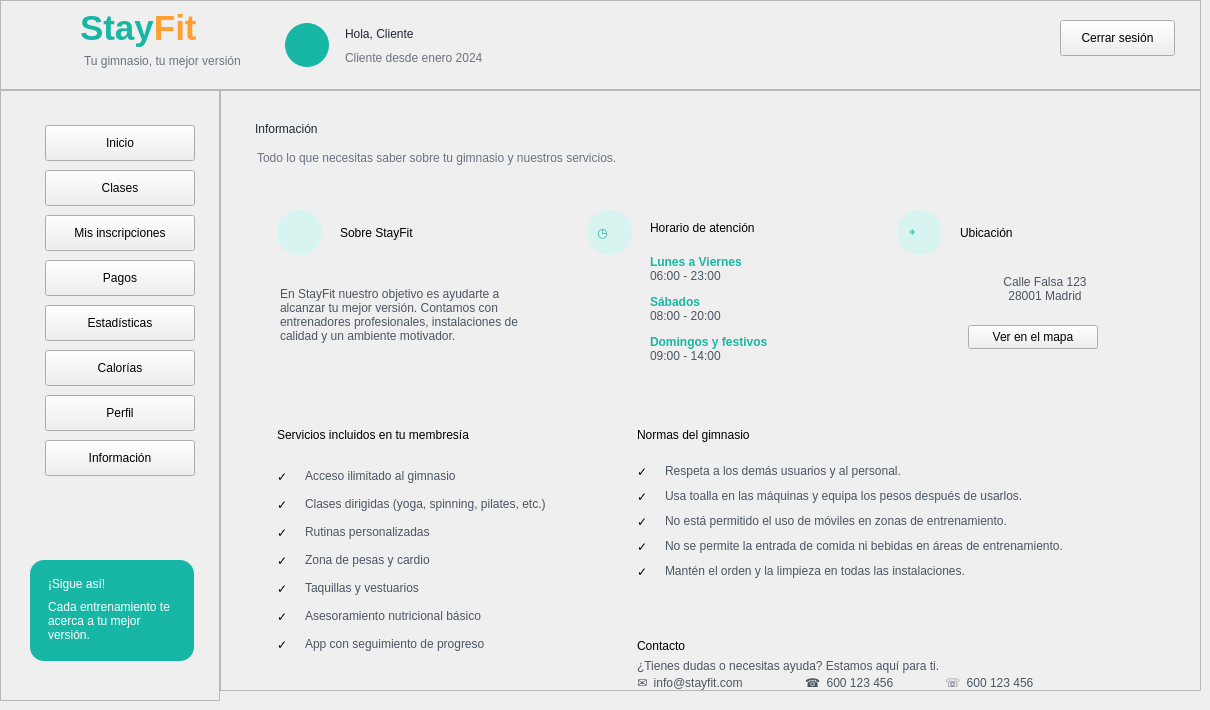
  <widget class="QWidget" name="centralwidget">
   <widget class="QFrame" name="frameHeader">
    <property name="geometry">
     <rect>
      <x>0</x>
      <y>0</y>
      <width>1201</width>
      <height>90</height>
     </rect>
    </property>
    <property name="frameShape">
     <enum>QFrame::Shape::StyledPanel</enum>
    </property>
    <widget class="QLabel" name="lblLogoIcono">
     <property name="geometry">
      <rect>
       <x>18</x>
       <y>10</y>
       <width>65</width>
       <height>65</height>
      </rect>
     </property>
     <property name="text">
      <string/>
     </property>
     <property name="pixmap">
      <pixmap>:/prefijoNuevo/logo_stayfit.png</pixmap>
     </property>
     <property name="scaledContents">
      <bool>true</bool>
     </property>
    </widget>
    <widget class="QLabel" name="labelStayFitHeader">
     <property name="geometry">
      <rect>
       <x>80</x>
       <y>8</y>
       <width>170</width>
       <height>40</height>
      </rect>
     </property>
     <property name="text">
      <string>&lt;html&gt;&lt;head/&gt;&lt;body&gt;&lt;p&gt;&lt;span style=&quot; font-size:26pt; font-weight:700; color:#18B7A5;&quot;&gt;Stay&lt;/span&gt;&lt;span style=&quot; font-size:26pt; font-weight:700; color:#FF9F2E;&quot;&gt;Fit&lt;/span&gt;&lt;/p&gt;&lt;/body&gt;&lt;/html&gt;</string>
     </property>
    </widget>
    <widget class="QLabel" name="labelSubtituloHeader">
     <property name="geometry">
      <rect>
       <x>84</x>
       <y>52</y>
       <width>170</width>
       <height>18</height>
      </rect>
     </property>
     <property name="styleSheet">
      <string notr="true">color: #6B7280; font: 9pt &quot;Segoe UI&quot;;</string>
     </property>
     <property name="text">
      <string>Tu gimnasio, tu mejor versión</string>
     </property>
    </widget>
    <widget class="QLabel" name="lblAvatarCliente">
     <property name="geometry">
      <rect>
       <x>285</x>
       <y>23</y>
       <width>44</width>
       <height>44</height>
      </rect>
     </property>
     <property name="styleSheet">
      <string notr="true">background-color: #18B7A5; color: white; border-radius: 22px;</string>
     </property>
     <property name="text">
      <string/>
     </property>
     <property name="pixmap">
      <pixmap>:/newPrefix/usuario.png</pixmap>
     </property>
     <property name="scaledContents">
      <bool>true</bool>
     </property>
    </widget>
    <widget class="QLabel" name="lblNombreCliente">
     <property name="geometry">
      <rect>
       <x>345</x>
       <y>22</y>
       <width>270</width>
       <height>24</height>
      </rect>
     </property>
     <property name="styleSheet">
      <string notr="true">font: bold 13pt &quot;Segoe UI&quot;; color: #1F2937;</string>
     </property>
     <property name="text">
      <string>Hola, Cliente</string>
     </property>
    </widget>
    <widget class="QLabel" name="lblFechaAltaCliente">
     <property name="geometry">
      <rect>
       <x>345</x>
       <y>48</y>
       <width>250</width>
       <height>20</height>
      </rect>
     </property>
     <property name="styleSheet">
      <string notr="true">font: 10pt &quot;Segoe UI&quot;; color: #6B7280;</string>
     </property>
     <property name="text">
      <string>Cliente desde enero 2024</string>
     </property>
    </widget>
    <widget class="QPushButton" name="btnCerrarSesion">
     <property name="geometry">
      <rect>
       <x>1060</x>
       <y>20</y>
       <width>115</width>
       <height>36</height>
      </rect>
     </property>
     <property name="text">
      <string>Cerrar sesión</string>
     </property>
    </widget>
   </widget>
   <widget class="QFrame" name="frameMenu">
    <property name="geometry">
     <rect>
      <x>0</x>
      <y>90</y>
      <width>220</width>
      <height>611</height>
     </rect>
    </property>
    <property name="frameShape">
     <enum>QFrame::Shape::StyledPanel</enum>
    </property>
    <widget class="QPushButton" name="btnInicio">
     <property name="geometry">
      <rect>
       <x>45</x>
       <y>35</y>
       <width>150</width>
       <height>36</height>
      </rect>
     </property>
     <property name="text">
      <string>Inicio</string>
     </property>
    </widget>
    <widget class="QPushButton" name="btnClases">
     <property name="geometry">
      <rect>
       <x>45</x>
       <y>80</y>
       <width>150</width>
       <height>36</height>
      </rect>
     </property>
     <property name="text">
      <string>Clases</string>
     </property>
    </widget>
    <widget class="QPushButton" name="btnInscripciones">
     <property name="geometry">
      <rect>
       <x>45</x>
       <y>125</y>
       <width>150</width>
       <height>36</height>
      </rect>
     </property>
     <property name="text">
      <string>Mis inscripciones</string>
     </property>
    </widget>
    <widget class="QPushButton" name="btnPagos">
     <property name="geometry">
      <rect>
       <x>45</x>
       <y>170</y>
       <width>150</width>
       <height>36</height>
      </rect>
     </property>
     <property name="text">
      <string>Pagos</string>
     </property>
    </widget>
    <widget class="QPushButton" name="btnEstadisticas">
     <property name="geometry">
      <rect>
       <x>45</x>
       <y>215</y>
       <width>150</width>
       <height>36</height>
      </rect>
     </property>
     <property name="text">
      <string>Estadísticas</string>
     </property>
    </widget>
    <widget class="QPushButton" name="btnCalorias">
     <property name="geometry">
      <rect>
       <x>45</x>
       <y>260</y>
       <width>150</width>
       <height>36</height>
      </rect>
     </property>
     <property name="text">
      <string>Calorías</string>
     </property>
    </widget>
    <widget class="QPushButton" name="btnPerfil">
     <property name="geometry">
      <rect>
       <x>45</x>
       <y>305</y>
       <width>150</width>
       <height>36</height>
      </rect>
     </property>
     <property name="text">
      <string>Perfil</string>
     </property>
    </widget>
    <widget class="QPushButton" name="btnInformacion">
     <property name="geometry">
      <rect>
       <x>45</x>
       <y>350</y>
       <width>150</width>
       <height>36</height>
      </rect>
     </property>
     <property name="text">
      <string>Información</string>
     </property>
    </widget>
    <widget class="QFrame" name="cardSigue">
     <property name="geometry">
      <rect>
       <x>30</x>
       <y>470</y>
       <width>164</width>
       <height>101</height>
      </rect>
     </property>
     <property name="styleSheet">
      <string notr="true">QFrame#cardSigue { background-color: #18B7A5; border-radius: 14px; border: none; }</string>
     </property>
     <widget class="QLabel" name="lblSigue">
      <property name="geometry">
       <rect>
        <x>18</x>
        <y>12</y>
        <width>130</width>
        <height>24</height>
       </rect>
      </property>
      <property name="styleSheet">
       <string notr="true">color:white; font:bold 11pt &quot;Segoe UI&quot;;</string>
      </property>
      <property name="text">
       <string>¡Sigue así!</string>
      </property>
     </widget>
     <widget class="QLabel" name="lblSigueTexto">
      <property name="geometry">
       <rect>
        <x>18</x>
        <y>35</y>
        <width>130</width>
        <height>51</height>
       </rect>
      </property>
      <property name="styleSheet">
       <string notr="true">color:white; font:9pt &quot;Segoe UI&quot;;</string>
      </property>
      <property name="text">
       <string>Cada entrenamiento te acerca a tu mejor versión.</string>
      </property>
      <property name="wordWrap">
       <bool>true</bool>
      </property>
     </widget>
    </widget>
    <widget class="QLabel" name="icoInicio">
     <property name="geometry">
      <rect>
       <x>20</x>
       <y>42</y>
       <width>20</width>
       <height>20</height>
      </rect>
     </property>
     <property name="text">
      <string/>
     </property>
     <property name="pixmap">
      <pixmap>:/prefijoNuevo/casa_inicio.png</pixmap>
     </property>
     <property name="scaledContents">
      <bool>true</bool>
     </property>
    </widget>
    <widget class="QLabel" name="icoClases">
     <property name="geometry">
      <rect>
       <x>20</x>
       <y>85</y>
       <width>20</width>
       <height>20</height>
      </rect>
     </property>
     <property name="text">
      <string/>
     </property>
     <property name="pixmap">
      <pixmap>:/newPrefix/calendario.png</pixmap>
     </property>
     <property name="scaledContents">
      <bool>true</bool>
     </property>
    </widget>
    <widget class="QLabel" name="icoInscripciones">
     <property name="geometry">
      <rect>
       <x>20</x>
       <y>130</y>
       <width>25</width>
       <height>25</height>
      </rect>
     </property>
     <property name="text">
      <string/>
     </property>
     <property name="pixmap">
      <pixmap>:/newPrefix/inscripcion.png</pixmap>
     </property>
     <property name="scaledContents">
      <bool>true</bool>
     </property>
    </widget>
    <widget class="QLabel" name="icoPagos">
     <property name="geometry">
      <rect>
       <x>20</x>
       <y>175</y>
       <width>23</width>
       <height>23</height>
      </rect>
     </property>
     <property name="text">
      <string/>
     </property>
     <property name="pixmap">
      <pixmap>:/newPrefix/pagos.png</pixmap>
     </property>
     <property name="scaledContents">
      <bool>true</bool>
     </property>
    </widget>
    <widget class="QLabel" name="icoEstadisticas">
     <property name="geometry">
      <rect>
       <x>20</x>
       <y>220</y>
       <width>25</width>
       <height>25</height>
      </rect>
     </property>
     <property name="text">
      <string/>
     </property>
     <property name="pixmap">
      <pixmap>:/newPrefix/grafico-de-barras.png</pixmap>
     </property>
     <property name="scaledContents">
      <bool>true</bool>
     </property>
    </widget>
    <widget class="QLabel" name="icoCalorias">
     <property name="geometry">
      <rect>
       <x>20</x>
       <y>265</y>
       <width>25</width>
       <height>25</height>
      </rect>
     </property>
     <property name="text">
      <string/>
     </property>
     <property name="pixmap">
      <pixmap>:/newPrefix/fuego.png</pixmap>
     </property>
     <property name="scaledContents">
      <bool>true</bool>
     </property>
    </widget>
    <widget class="QLabel" name="icoPerfil">
     <property name="geometry">
      <rect>
       <x>20</x>
       <y>310</y>
       <width>23</width>
       <height>23</height>
      </rect>
     </property>
     <property name="text">
      <string/>
     </property>
     <property name="pixmap">
      <pixmap>:/newPrefix/usuario.png</pixmap>
     </property>
     <property name="scaledContents">
      <bool>true</bool>
     </property>
    </widget>
    <widget class="QLabel" name="icoInformacion">
     <property name="geometry">
      <rect>
       <x>10</x>
       <y>355</y>
       <width>23</width>
       <height>23</height>
      </rect>
     </property>
     <property name="text">
      <string/>
     </property>
     <property name="pixmap">
      <pixmap>:/newPrefix/informacion.png</pixmap>
     </property>
     <property name="scaledContents">
      <bool>true</bool>
     </property>
    </widget>
   </widget>
   <widget class="QFrame" name="frameContenido">
    <property name="geometry">
     <rect>
      <x>220</x>
      <y>90</y>
      <width>981</width>
      <height>601</height>
     </rect>
    </property>
    <property name="frameShape">
     <enum>QFrame::Shape::StyledPanel</enum>
    </property>
    <widget class="QLabel" name="fondoOla">
     <property name="geometry">
      <rect>
       <x>0</x>
       <y>0</y>
       <width>991</width>
       <height>611</height>
      </rect>
     </property>
     <property name="text">
      <string/>
     </property>
     <property name="pixmap">
      <pixmap>:/entrenador/reborde_ola.png</pixmap>
     </property>
     <property name="scaledContents">
      <bool>true</bool>
     </property>
    </widget>
    <widget class="QLabel" name="lblTitulo">
     <property name="geometry">
      <rect>
       <x>35</x>
       <y>22</y>
       <width>260</width>
       <height>34</height>
      </rect>
     </property>
     <property name="styleSheet">
      <string notr="true">font:bold 20pt &quot;Segoe UI&quot;; color:#1F2937;</string>
     </property>
     <property name="text">
      <string>Información</string>
     </property>
    </widget>
    <widget class="QLabel" name="lblSubtitulo">
     <property name="geometry">
      <rect>
       <x>37</x>
       <y>58</y>
       <width>520</width>
       <height>20</height>
      </rect>
     </property>
     <property name="styleSheet">
      <string notr="true">font:9pt &quot;Segoe UI&quot;; color:#6B7280;</string>
     </property>
     <property name="text">
      <string>Todo lo que necesitas saber sobre tu gimnasio y nuestros servicios.</string>
     </property>
    </widget>
    <widget class="QFrame" name="cardSobre">
     <property name="geometry">
      <rect>
       <x>35</x>
       <y>100</y>
       <width>290</width>
       <height>190</height>
      </rect>
     </property>
     <widget class="QLabel" name="circleSobre">
      <property name="geometry">
       <rect>
        <x>22</x>
        <y>20</y>
        <width>45</width>
        <height>45</height>
       </rect>
      </property>
      <property name="styleSheet">
       <string notr="true">background-color:#D8F4F0; border-radius:22px;</string>
      </property>
      <property name="text">
       <string/>
      </property>
     </widget>
     <widget class="QLabel" name="icoSobre">
      <property name="geometry">
       <rect>
        <x>32</x>
        <y>30</y>
        <width>25</width>
        <height>25</height>
       </rect>
      </property>
      <property name="text">
       <string/>
      </property>
      <property name="pixmap">
       <pixmap>:/prefijoNuevo/casa_inicio.png</pixmap>
      </property>
      <property name="scaledContents">
       <bool>true</bool>
      </property>
     </widget>
     <widget class="QLabel" name="lblSobreTitulo">
      <property name="geometry">
       <rect>
        <x>85</x>
        <y>30</y>
        <width>160</width>
        <height>25</height>
       </rect>
      </property>
      <property name="styleSheet">
       <string notr="true">font:bold 11pt &quot;Segoe UI&quot;;</string>
      </property>
      <property name="text">
       <string>Sobre StayFit</string>
      </property>
     </widget>
     <widget class="QLabel" name="lblSobreTexto">
      <property name="geometry">
       <rect>
        <x>25</x>
        <y>85</y>
        <width>240</width>
        <height>80</height>
       </rect>
      </property>
      <property name="styleSheet">
       <string notr="true">font:9pt &quot;Segoe UI&quot;; color:#4B5563; line-height: 140%;</string>
      </property>
      <property name="text">
       <string>En StayFit nuestro objetivo es ayudarte a alcanzar tu mejor versión. Contamos con entrenadores profesionales, instalaciones de calidad y un ambiente motivador.</string>
      </property>
      <property name="wordWrap">
       <bool>true</bool>
      </property>
     </widget>
    </widget>
    <widget class="QFrame" name="cardHorario">
     <property name="geometry">
      <rect>
       <x>345</x>
       <y>100</y>
       <width>290</width>
       <height>190</height>
      </rect>
     </property>
     <widget class="QLabel" name="circleHorario">
      <property name="geometry">
       <rect>
        <x>22</x>
        <y>20</y>
        <width>45</width>
        <height>45</height>
       </rect>
      </property>
      <property name="styleSheet">
       <string notr="true">background-color:#D8F4F0; border-radius:22px;</string>
      </property>
      <property name="text">
       <string/>
      </property>
     </widget>
     <widget class="QLabel" name="icoHorario">
      <property name="geometry">
       <rect>
        <x>32</x>
        <y>30</y>
        <width>25</width>
        <height>25</height>
       </rect>
      </property>
      <property name="styleSheet">
       <string notr="true">font:bold 18pt &quot;Segoe UI&quot;; color:#18B7A5;</string>
      </property>
      <property name="text">
       <string>◷</string>
      </property>
     </widget>
     <widget class="QLabel" name="lblHorarioTitulo">
      <property name="geometry">
       <rect>
        <x>85</x>
        <y>25</y>
        <width>170</width>
        <height>25</height>
       </rect>
      </property>
      <property name="styleSheet">
       <string notr="true">font:bold 11pt &quot;Segoe UI&quot;;</string>
      </property>
      <property name="text">
       <string>Horario de atención</string>
      </property>
     </widget>
     <widget class="QLabel" name="lblHorarioTexto">
      <property name="geometry">
       <rect>
        <x>85</x>
        <y>65</y>
        <width>170</width>
        <height>105</height>
       </rect>
      </property>
      <property name="styleSheet">
       <string notr="true">font:10pt &quot;Segoe UI&quot;; color:#4B5563;</string>
      </property>
      <property name="text">
       <string>&lt;html&gt;&lt;body&gt;&lt;p&gt;&lt;span style=&quot;color:#18B7A5; font-weight:700;&quot;&gt;Lunes a Viernes&lt;/span&gt;&lt;br/&gt;06:00 - 23:00&lt;/p&gt;&lt;p&gt;&lt;span style=&quot;color:#18B7A5; font-weight:700;&quot;&gt;Sábados&lt;/span&gt;&lt;br/&gt;08:00 - 20:00&lt;/p&gt;&lt;p&gt;&lt;span style=&quot;color:#18B7A5; font-weight:700;&quot;&gt;Domingos y festivos&lt;/span&gt;&lt;br/&gt;09:00 - 14:00&lt;/p&gt;&lt;/body&gt;&lt;/html&gt;</string>
      </property>
     </widget>
    </widget>
    <widget class="QFrame" name="cardUbicacion">
     <property name="geometry">
      <rect>
       <x>655</x>
       <y>100</y>
       <width>290</width>
       <height>190</height>
      </rect>
     </property>
     <widget class="QLabel" name="circleUbi">
      <property name="geometry">
       <rect>
        <x>22</x>
        <y>20</y>
        <width>45</width>
        <height>45</height>
       </rect>
      </property>
      <property name="styleSheet">
       <string notr="true">background-color:#D8F4F0; border-radius:22px;</string>
      </property>
      <property name="text">
       <string/>
      </property>
     </widget>
     <widget class="QLabel" name="icoUbi">
      <property name="geometry">
       <rect>
        <x>34</x>
        <y>29</y>
        <width>24</width>
        <height>26</height>
       </rect>
      </property>
      <property name="styleSheet">
       <string notr="true">font:bold 18pt &quot;Segoe UI&quot;; color:#18B7A5;</string>
      </property>
      <property name="text">
       <string>⌖</string>
      </property>
     </widget>
     <widget class="QLabel" name="lblUbiTitulo">
      <property name="geometry">
       <rect>
        <x>85</x>
        <y>30</y>
        <width>160</width>
        <height>25</height>
       </rect>
      </property>
      <property name="styleSheet">
       <string notr="true">font:bold 11pt &quot;Segoe UI&quot;;</string>
      </property>
      <property name="text">
       <string>Ubicación</string>
      </property>
     </widget>
     <widget class="QLabel" name="lblDireccion">
      <property name="geometry">
       <rect>
        <x>85</x>
        <y>78</y>
        <width>170</width>
        <height>42</height>
       </rect>
      </property>
      <property name="styleSheet">
       <string notr="true">font:10pt &quot;Segoe UI&quot;; color:#4B5563;</string>
      </property>
      <property name="text">
       <string>Calle Falsa 123
28001 Madrid</string>
      </property>
      <property name="alignment">
       <set>Qt::AlignmentFlag::AlignCenter</set>
      </property>
     </widget>
     <widget class="QPushButton" name="btnMapa">
      <property name="geometry">
       <rect>
        <x>93</x>
        <y>135</y>
        <width>130</width>
        <height>24</height>
       </rect>
      </property>
      <property name="text">
       <string>Ver en el mapa</string>
      </property>
     </widget>
    </widget>
    <widget class="QFrame" name="cardServicios">
     <property name="geometry">
      <rect>
       <x>35</x>
       <y>315</y>
       <width>340</width>
       <height>285</height>
      </rect>
     </property>
     <widget class="QLabel" name="lblServiciosTitulo">
      <property name="geometry">
       <rect>
        <x>22</x>
        <y>18</y>
        <width>250</width>
        <height>24</height>
       </rect>
      </property>
      <property name="styleSheet">
       <string notr="true">font:bold 11pt &quot;Segoe UI&quot;;</string>
      </property>
      <property name="text">
       <string>Servicios incluidos en tu membresía</string>
      </property>
     </widget>
     <widget class="QLabel" name="lblCheck1">
      <property name="geometry">
       <rect>
        <x>22</x>
        <y>60</y>
        <width>22</width>
        <height>22</height>
       </rect>
      </property>
      <property name="text">
       <string>✓</string>
      </property>
     </widget>
     <widget class="QLabel" name="serv1">
      <property name="geometry">
       <rect>
        <x>50</x>
        <y>60</y>
        <width>250</width>
        <height>22</height>
       </rect>
      </property>
      <property name="styleSheet">
       <string notr="true">font:9pt &quot;Segoe UI&quot;; color:#4B5563;</string>
      </property>
      <property name="text">
       <string>Acceso ilimitado al gimnasio</string>
      </property>
     </widget>
     <widget class="QLabel" name="lblCheck2">
      <property name="geometry">
       <rect>
        <x>22</x>
        <y>88</y>
        <width>22</width>
        <height>22</height>
       </rect>
      </property>
      <property name="text">
       <string>✓</string>
      </property>
     </widget>
     <widget class="QLabel" name="serv2">
      <property name="geometry">
       <rect>
        <x>50</x>
        <y>88</y>
        <width>270</width>
        <height>22</height>
       </rect>
      </property>
      <property name="styleSheet">
       <string notr="true">font:9pt &quot;Segoe UI&quot;; color:#4B5563;</string>
      </property>
      <property name="text">
       <string>Clases dirigidas (yoga, spinning, pilates, etc.)</string>
      </property>
     </widget>
     <widget class="QLabel" name="lblCheck3">
      <property name="geometry">
       <rect>
        <x>22</x>
        <y>116</y>
        <width>22</width>
        <height>22</height>
       </rect>
      </property>
      <property name="text">
       <string>✓</string>
      </property>
     </widget>
     <widget class="QLabel" name="serv3">
      <property name="geometry">
       <rect>
        <x>50</x>
        <y>116</y>
        <width>250</width>
        <height>22</height>
       </rect>
      </property>
      <property name="styleSheet">
       <string notr="true">font:9pt &quot;Segoe UI&quot;; color:#4B5563;</string>
      </property>
      <property name="text">
       <string>Rutinas personalizadas</string>
      </property>
     </widget>
     <widget class="QLabel" name="lblCheck4">
      <property name="geometry">
       <rect>
        <x>22</x>
        <y>144</y>
        <width>22</width>
        <height>22</height>
       </rect>
      </property>
      <property name="text">
       <string>✓</string>
      </property>
     </widget>
     <widget class="QLabel" name="serv4">
      <property name="geometry">
       <rect>
        <x>50</x>
        <y>144</y>
        <width>250</width>
        <height>22</height>
       </rect>
      </property>
      <property name="styleSheet">
       <string notr="true">font:9pt &quot;Segoe UI&quot;; color:#4B5563;</string>
      </property>
      <property name="text">
       <string>Zona de pesas y cardio</string>
      </property>
     </widget>
     <widget class="QLabel" name="lblCheck5">
      <property name="geometry">
       <rect>
        <x>22</x>
        <y>172</y>
        <width>22</width>
        <height>22</height>
       </rect>
      </property>
      <property name="text">
       <string>✓</string>
      </property>
     </widget>
     <widget class="QLabel" name="serv5">
      <property name="geometry">
       <rect>
        <x>50</x>
        <y>172</y>
        <width>250</width>
        <height>22</height>
       </rect>
      </property>
      <property name="styleSheet">
       <string notr="true">font:9pt &quot;Segoe UI&quot;; color:#4B5563;</string>
      </property>
      <property name="text">
       <string>Taquillas y vestuarios</string>
      </property>
     </widget>
     <widget class="QLabel" name="lblCheck6">
      <property name="geometry">
       <rect>
        <x>22</x>
        <y>200</y>
        <width>22</width>
        <height>22</height>
       </rect>
      </property>
      <property name="text">
       <string>✓</string>
      </property>
     </widget>
     <widget class="QLabel" name="serv6">
      <property name="geometry">
       <rect>
        <x>50</x>
        <y>200</y>
        <width>250</width>
        <height>22</height>
       </rect>
      </property>
      <property name="styleSheet">
       <string notr="true">font:9pt &quot;Segoe UI&quot;; color:#4B5563;</string>
      </property>
      <property name="text">
       <string>Asesoramiento nutricional básico</string>
      </property>
     </widget>
     <widget class="QLabel" name="lblCheck7">
      <property name="geometry">
       <rect>
        <x>22</x>
        <y>228</y>
        <width>22</width>
        <height>22</height>
       </rect>
      </property>
      <property name="text">
       <string>✓</string>
      </property>
     </widget>
     <widget class="QLabel" name="serv7">
      <property name="geometry">
       <rect>
        <x>50</x>
        <y>228</y>
        <width>250</width>
        <height>22</height>
       </rect>
      </property>
      <property name="styleSheet">
       <string notr="true">font:9pt &quot;Segoe UI&quot;; color:#4B5563;</string>
      </property>
      <property name="text">
       <string>App con seguimiento de progreso</string>
      </property>
     </widget>
    </widget>
    <widget class="QFrame" name="cardNormas">
     <property name="geometry">
      <rect>
       <x>395</x>
       <y>315</y>
       <width>550</width>
       <height>205</height>
      </rect>
     </property>
     <widget class="QLabel" name="lblNormasTitulo">
      <property name="geometry">
       <rect>
        <x>22</x>
        <y>18</y>
        <width>210</width>
        <height>24</height>
       </rect>
      </property>
      <property name="styleSheet">
       <string notr="true">font:bold 11pt &quot;Segoe UI&quot;;</string>
      </property>
      <property name="text">
       <string>Normas del gimnasio</string>
      </property>
     </widget>
     <widget class="QLabel" name="lblNorma1">
      <property name="geometry">
       <rect>
        <x>22</x>
        <y>55</y>
        <width>22</width>
        <height>22</height>
       </rect>
      </property>
      <property name="text">
       <string>✓</string>
      </property>
     </widget>
     <widget class="QLabel" name="norma1">
      <property name="geometry">
       <rect>
        <x>50</x>
        <y>55</y>
        <width>470</width>
        <height>22</height>
       </rect>
      </property>
      <property name="styleSheet">
       <string notr="true">font:9pt &quot;Segoe UI&quot;; color:#4B5563;</string>
      </property>
      <property name="text">
       <string>Respeta a los demás usuarios y al personal.</string>
      </property>
     </widget>
     <widget class="QLabel" name="lblNorma2">
      <property name="geometry">
       <rect>
        <x>22</x>
        <y>80</y>
        <width>22</width>
        <height>22</height>
       </rect>
      </property>
      <property name="text">
       <string>✓</string>
      </property>
     </widget>
     <widget class="QLabel" name="norma2">
      <property name="geometry">
       <rect>
        <x>50</x>
        <y>80</y>
        <width>470</width>
        <height>22</height>
       </rect>
      </property>
      <property name="styleSheet">
       <string notr="true">font:9pt &quot;Segoe UI&quot;; color:#4B5563;</string>
      </property>
      <property name="text">
       <string>Usa toalla en las máquinas y equipa los pesos después de usarlos.</string>
      </property>
     </widget>
     <widget class="QLabel" name="lblNorma3">
      <property name="geometry">
       <rect>
        <x>22</x>
        <y>105</y>
        <width>22</width>
        <height>22</height>
       </rect>
      </property>
      <property name="text">
       <string>✓</string>
      </property>
     </widget>
     <widget class="QLabel" name="norma3">
      <property name="geometry">
       <rect>
        <x>50</x>
        <y>105</y>
        <width>470</width>
        <height>22</height>
       </rect>
      </property>
      <property name="styleSheet">
       <string notr="true">font:9pt &quot;Segoe UI&quot;; color:#4B5563;</string>
      </property>
      <property name="text">
       <string>No está permitido el uso de móviles en zonas de entrenamiento.</string>
      </property>
     </widget>
     <widget class="QLabel" name="lblNorma4">
      <property name="geometry">
       <rect>
        <x>22</x>
        <y>130</y>
        <width>22</width>
        <height>22</height>
       </rect>
      </property>
      <property name="text">
       <string>✓</string>
      </property>
     </widget>
     <widget class="QLabel" name="norma4">
      <property name="geometry">
       <rect>
        <x>50</x>
        <y>130</y>
        <width>470</width>
        <height>22</height>
       </rect>
      </property>
      <property name="styleSheet">
       <string notr="true">font:9pt &quot;Segoe UI&quot;; color:#4B5563;</string>
      </property>
      <property name="text">
       <string>No se permite la entrada de comida ni bebidas en áreas de entrenamiento.</string>
      </property>
     </widget>
     <widget class="QLabel" name="lblNorma5">
      <property name="geometry">
       <rect>
        <x>22</x>
        <y>155</y>
        <width>22</width>
        <height>22</height>
       </rect>
      </property>
      <property name="text">
       <string>✓</string>
      </property>
     </widget>
     <widget class="QLabel" name="norma5">
      <property name="geometry">
       <rect>
        <x>50</x>
        <y>155</y>
        <width>470</width>
        <height>22</height>
       </rect>
      </property>
      <property name="styleSheet">
       <string notr="true">font:9pt &quot;Segoe UI&quot;; color:#4B5563;</string>
      </property>
      <property name="text">
       <string>Mantén el orden y la limpieza en todas las instalaciones.</string>
      </property>
     </widget>
    </widget>
    <widget class="QFrame" name="cardContacto">
     <property name="geometry">
      <rect>
       <x>395</x>
       <y>535</y>
       <width>550</width>
       <height>65</height>
      </rect>
     </property>
     <widget class="QLabel" name="lblContactoTitulo">
      <property name="geometry">
       <rect>
        <x>22</x>
        <y>10</y>
        <width>180</width>
        <height>22</height>
       </rect>
      </property>
      <property name="styleSheet">
       <string notr="true">font:bold 11pt &quot;Segoe UI&quot;;</string>
      </property>
      <property name="text">
       <string>Contacto</string>
      </property>
     </widget>
     <widget class="QLabel" name="lblContactoSub">
      <property name="geometry">
       <rect>
        <x>22</x>
        <y>32</y>
        <width>350</width>
        <height>18</height>
       </rect>
      </property>
      <property name="styleSheet">
       <string notr="true">font:8pt &quot;Segoe UI&quot;; color:#4B5563;</string>
      </property>
      <property name="text">
       <string>¿Tienes dudas o necesitas ayuda? Estamos aquí para ti.</string>
      </property>
     </widget>
     <widget class="QLabel" name="lblEmail">
      <property name="geometry">
       <rect>
        <x>22</x>
        <y>50</y>
        <width>150</width>
        <height>15</height>
       </rect>
      </property>
      <property name="styleSheet">
       <string notr="true">font:8pt &quot;Segoe UI&quot;; color:#4B5563;</string>
      </property>
      <property name="text">
       <string>✉  info@stayfit.com</string>
      </property>
     </widget>
     <widget class="QLabel" name="lblTelefono">
      <property name="geometry">
       <rect>
        <x>190</x>
        <y>50</y>
        <width>120</width>
        <height>15</height>
       </rect>
      </property>
      <property name="styleSheet">
       <string notr="true">font:8pt &quot;Segoe UI&quot;; color:#4B5563;</string>
      </property>
      <property name="text">
       <string>☎  600 123 456</string>
      </property>
     </widget>
     <widget class="QLabel" name="lblWhatsapp">
      <property name="geometry">
       <rect>
        <x>330</x>
        <y>50</y>
        <width>130</width>
        <height>15</height>
       </rect>
      </property>
      <property name="styleSheet">
       <string notr="true">font:8pt &quot;Segoe UI&quot;; color:#4B5563;</string>
      </property>
      <property name="text">
       <string>☏  600 123 456</string>
      </property>
     </widget>
    </widget>
   </widget>
  </widget>
